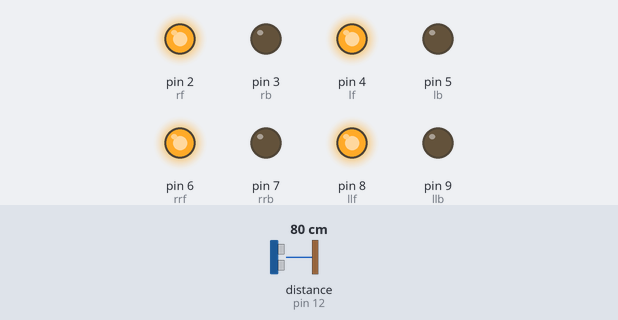
Bench run of a sketch on a simulated Arduino Uno, built with avr-gcc and run on an emulated ATmega328P. On the bench: output pins drawn as LEDs (lit = HIGH). Wiring (inferred from the names in the program): ultrasonic range finder: trigger pin 10; echo pin 12. The inputs (shaded band) are chosen by the test bench; at power-on: distance to the obstacle (sensor on pin 12) 80 cm. The echo pulse lasts 58.3 µs per cm; pins used as bus, display or sensor lines are not drawn.

Above: at 1.2 s.
1.3 s: distance to the obstacle (sensor on pin 12) set to 12 cm
2.8 s: distance to the obstacle (sensor on pin 12) set to 9 cm
At 4.0 s:
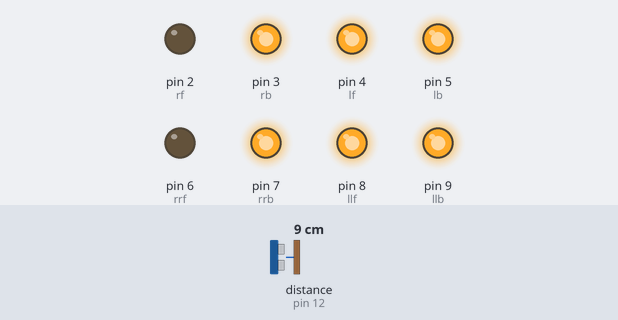
4.3 s: distance to the obstacle (sensor on pin 12) set to 18 cm
At 5.6 s:
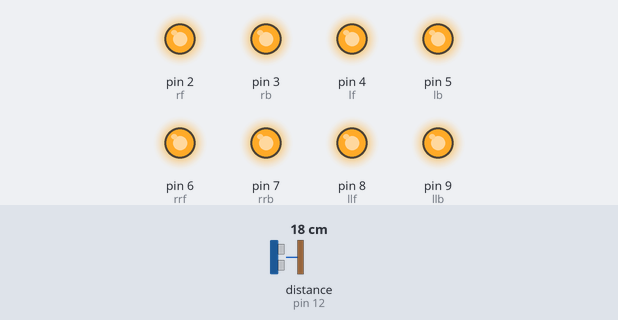
6.3 s: distance to the obstacle (sensor on pin 12) set to 2 cm
At 6.7 s:
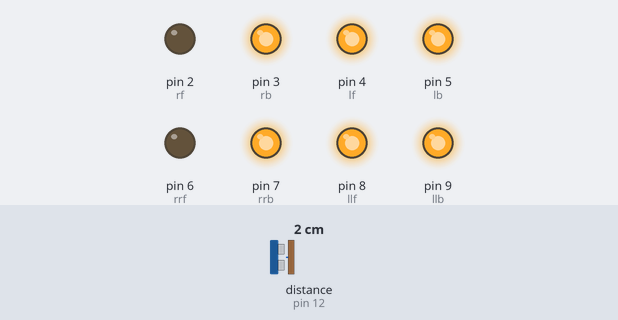
7.8 s: distance to the obstacle (sensor on pin 12) set to 35 cm
At 9.5 s:
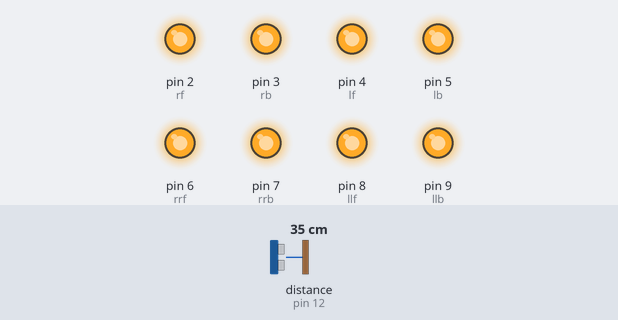
Timing chart, 0 to 10.8 s (numbered marks = the images above; inputs shaded):
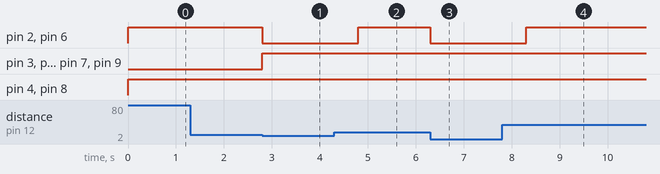

The sketch:

Car_U.S._Sensor_HOME.ino
```cpp
int rf = 2;
int rb = 3;
int lf = 4;
int lb = 5;
int rrf = 6;
int rrb = 7;
int llf = 8;
int llb = 9;
int trig = 10;
int echo = 12;
float distance;
float t;


void setup() {
  pinMode(2, OUTPUT);
  pinMode(3, OUTPUT);
  pinMode(4, OUTPUT);
  pinMode(5, OUTPUT);
  pinMode(6, OUTPUT);
  pinMode(7, OUTPUT);
  pinMode(8, OUTPUT);
  pinMode(9, OUTPUT);
  pinMode(10,OUTPUT);
  pinMode(12,INPUT);


}

void loop() {
 digitalWrite(trig, HIGH);
  delay(1);
  digitalWrite(trig, LOW);
  t = pulseIn(echo, HIGH);
  distance = (t / 2) / 28.9 ;//The 28.9 is what you get from all the calculation to do with temperature.


digitalWrite(lf, HIGH);
digitalWrite(rf, HIGH);
digitalWrite(llf, HIGH);
digitalWrite(rrf, HIGH);

 if (distance < 10)
  {
    digitalWrite(lf, LOW);
digitalWrite(rf, LOW);
digitalWrite(llf, LOW);
digitalWrite(rrf, LOW);


digitalWrite(lb, HIGH);
digitalWrite(rb, HIGH);
digitalWrite(llb, HIGH);
digitalWrite(rrb, HIGH);

digitalWrite(lf,HIGH);
digitalWrite(llf, HIGH);
delay(2000);

  }


else
{
  digitalWrite(lf, HIGH);
digitalWrite(rf, HIGH);
digitalWrite(llf, HIGH);
digitalWrite(rrf, HIGH);


  }


}
```

Measured:
- the behaviour switches between 11 and 10 cm on distance to the obstacle (sensor on pin 12) (found by bisection; images 0 and 1)
- after the input at 1.3 s, every drawn part: stays the same
- after the input at 2.8 s, pin 2 (rf), pin 6 (rrf): HIGH → LOW at once; pin 3 (rb), pin 5 (lb), pin 7 (rrb), pin 9 (llb): LOW → HIGH at once
- after the input at 4.3 s, pin 2 (rf), pin 6 (rrf): LOW → HIGH after 0.51 s
- after the input at 6.3 s, pin 2 (rf), pin 6 (rrf): HIGH → LOW at once
- after the input at 7.8 s, pin 2 (rf), pin 6 (rrf): LOW → HIGH after 0.51 s
